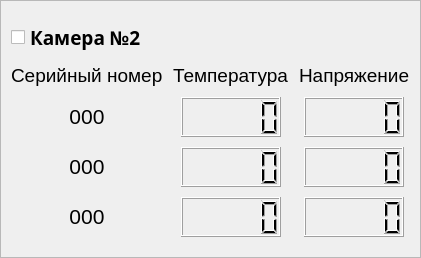
               <widget class="QFrame" name="por1_cam2_frame">
                <property name="styleSheet">
                 <string notr="true"/>
                </property>
                <property name="frameShape">
                 <enum>QFrame::StyledPanel</enum>
                </property>
                <property name="frameShadow">
                 <enum>QFrame::Plain</enum>
                </property>
                <layout class="QGridLayout" name="gridLayout_4">
                 <property name="leftMargin">
                  <number>10</number>
                 </property>
                 <property name="topMargin">
                  <number>20</number>
                 </property>
                 <property name="rightMargin">
                  <number>10</number>
                 </property>
                 <property name="bottomMargin">
                  <number>20</number>
                 </property>
                 <property name="spacing">
                  <number>10</number>
                 </property>
                 <item row="6" column="0" alignment="Qt::AlignHCenter">
                  <widget class="QLabel" name="por1_cam2_sens3serial_label">
                   <property name="minimumSize">
                    <size>
                     <width>0</width>
                     <height>25</height>
                    </size>
                   </property>
                   <property name="font">
                    <font>
                     <family>Arial</family>
                     <pointsize>14</pointsize>
                    </font>
                   </property>
                   <property name="text">
                    <string>&lt;html&gt;&lt;head/&gt;&lt;body&gt;&lt;p align=&quot;center&quot;&gt;&lt;span style=&quot; font-size:16pt;&quot;&gt;000&lt;/span&gt;&lt;/p&gt;&lt;/body&gt;&lt;/html&gt;</string>
                   </property>
                  </widget>
                 </item>
                 <item row="3" column="0">
                  <widget class="QLabel" name="por1_cam2_sernum_label">
                   <property name="font">
                    <font>
                     <family>Arial</family>
                     <pointsize>14</pointsize>
                    </font>
                   </property>
                   <property name="text">
                    <string>Серийный номер</string>
                   </property>
                  </widget>
                 </item>
                 <item row="3" column="1" colspan="2">
                  <widget class="QLabel" name="por1_cam2_temp_label">
                   <property name="font">
                    <font>
                     <family>Arial</family>
                     <pointsize>14</pointsize>
                    </font>
                   </property>
                   <property name="text">
                    <string>Температура</string>
                   </property>
                  </widget>
                 </item>
                 <item row="4" column="0" alignment="Qt::AlignHCenter">
                  <widget class="QLabel" name="por1_cam2_sens1serial_label">
                   <property name="minimumSize">
                    <size>
                     <width>0</width>
                     <height>25</height>
                    </size>
                   </property>
                   <property name="font">
                    <font>
                     <family>Arial</family>
                     <pointsize>16</pointsize>
                    </font>
                   </property>
                   <property name="text">
                    <string>&lt;html&gt;&lt;head/&gt;&lt;body&gt;&lt;p align=&quot;center&quot;&gt;000&lt;/p&gt;&lt;/body&gt;&lt;/html&gt;</string>
                   </property>
                  </widget>
                 </item>
                 <item row="4" column="1" colspan="2" alignment="Qt::AlignHCenter">
                  <widget class="QLCDNumber" name="por1_cam2_sens1temp_lcdNum">
                   <property name="minimumSize">
                    <size>
                     <width>100</width>
                     <height>40</height>
                    </size>
                   </property>
                   <property name="maximumSize">
                    <size>
                     <width>100</width>
                     <height>40</height>
                    </size>
                   </property>
                   <property name="font">
                    <font>
                     <pointsize>10</pointsize>
                    </font>
                   </property>
                   <property name="styleSheet">
                    <string notr="true"/>
                   </property>
                   <property name="digitCount">
                    <number>5</number>
                   </property>
                   <property name="value" stdset="0">
                    <double>0.000000000000000</double>
                   </property>
                   <property name="intValue" stdset="0">
                    <number>0</number>
                   </property>
                  </widget>
                 </item>
                 <item row="5" column="0" alignment="Qt::AlignHCenter">
                  <widget class="QLabel" name="por1_cam2_sens2serial_label">
                   <property name="minimumSize">
                    <size>
                     <width>0</width>
                     <height>25</height>
                    </size>
                   </property>
                   <property name="font">
                    <font>
                     <family>Arial</family>
                     <pointsize>14</pointsize>
                    </font>
                   </property>
                   <property name="text">
                    <string>&lt;html&gt;&lt;head/&gt;&lt;body&gt;&lt;p align=&quot;center&quot;&gt;&lt;span style=&quot; font-size:16pt;&quot;&gt;000&lt;/span&gt;&lt;/p&gt;&lt;/body&gt;&lt;/html&gt;</string>
                   </property>
                  </widget>
                 </item>
                 <item row="4" column="3" alignment="Qt::AlignHCenter">
                  <widget class="QLCDNumber" name="por1_cam2_sens1bat_lcdNum">
                   <property name="minimumSize">
                    <size>
                     <width>100</width>
                     <height>40</height>
                    </size>
                   </property>
                   <property name="maximumSize">
                    <size>
                     <width>100</width>
                     <height>40</height>
                    </size>
                   </property>
                   <property name="font">
                    <font>
                     <pointsize>10</pointsize>
                    </font>
                   </property>
                   <property name="styleSheet">
                    <string notr="true"/>
                   </property>
                   <property name="digitCount">
                    <number>5</number>
                   </property>
                   <property name="value" stdset="0">
                    <double>0.000000000000000</double>
                   </property>
                   <property name="intValue" stdset="0">
                    <number>0</number>
                   </property>
                  </widget>
                 </item>
                 <item row="5" column="3" alignment="Qt::AlignHCenter">
                  <widget class="QLCDNumber" name="por1_cam2_sens2bat_lcdNum">
                   <property name="minimumSize">
                    <size>
                     <width>100</width>
                     <height>40</height>
                    </size>
                   </property>
                   <property name="maximumSize">
                    <size>
                     <width>100</width>
                     <height>40</height>
                    </size>
                   </property>
                   <property name="font">
                    <font>
                     <pointsize>10</pointsize>
                    </font>
                   </property>
                   <property name="styleSheet">
                    <string notr="true"/>
                   </property>
                   <property name="digitCount">
                    <number>5</number>
                   </property>
                   <property name="value" stdset="0">
                    <double>0.000000000000000</double>
                   </property>
                   <property name="intValue" stdset="0">
                    <number>0</number>
                   </property>
                  </widget>
                 </item>
                 <item row="2" column="0">
                  <widget class="QCheckBox" name="por1_cam2_checkBox">
                   <property name="maximumSize">
                    <size>
                     <width>150</width>
                     <height>16777215</height>
                    </size>
                   </property>
                   <property name="font">
                    <font>
                     <family>Arial Black</family>
                     <pointsize>14</pointsize>
                     <weight>75</weight>
                     <bold>true</bold>
                    </font>
                   </property>
                   <property name="text">
                    <string>Камера №2</string>
                   </property>
                  </widget>
                 </item>
                 <item row="5" column="1" colspan="2" alignment="Qt::AlignHCenter">
                  <widget class="QLCDNumber" name="por1_cam2_sens2temp_lcdNum">
                   <property name="minimumSize">
                    <size>
                     <width>100</width>
                     <height>40</height>
                    </size>
                   </property>
                   <property name="maximumSize">
                    <size>
                     <width>100</width>
                     <height>40</height>
                    </size>
                   </property>
                   <property name="font">
                    <font>
                     <pointsize>10</pointsize>
                    </font>
                   </property>
                   <property name="styleSheet">
                    <string notr="true"/>
                   </property>
                   <property name="digitCount">
                    <number>5</number>
                   </property>
                   <property name="value" stdset="0">
                    <double>0.000000000000000</double>
                   </property>
                   <property name="intValue" stdset="0">
                    <number>0</number>
                   </property>
                  </widget>
                 </item>
                 <item row="3" column="3">
                  <widget class="QLabel" name="por1_cam2_bat_label">
                   <property name="font">
                    <font>
                     <family>Arial</family>
                     <pointsize>14</pointsize>
                    </font>
                   </property>
                   <property name="text">
                    <string>Напряжение</string>
                   </property>
                  </widget>
                 </item>
                 <item row="6" column="1" colspan="2" alignment="Qt::AlignHCenter">
                  <widget class="QLCDNumber" name="por1_cam2_sens3temp_lcdNum">
                   <property name="minimumSize">
                    <size>
                     <width>100</width>
                     <height>40</height>
                    </size>
                   </property>
                   <property name="maximumSize">
                    <size>
                     <width>100</width>
                     <height>40</height>
                    </size>
                   </property>
                   <property name="font">
                    <font>
                     <pointsize>10</pointsize>
                    </font>
                   </property>
                   <property name="styleSheet">
                    <string notr="true"/>
                   </property>
                   <property name="digitCount">
                    <number>5</number>
                   </property>
                   <property name="value" stdset="0">
                    <double>0.000000000000000</double>
                   </property>
                   <property name="intValue" stdset="0">
                    <number>0</number>
                   </property>
                  </widget>
                 </item>
                 <item row="6" column="3" alignment="Qt::AlignHCenter">
                  <widget class="QLCDNumber" name="por1_cam2_sens3bat_lcdNum">
                   <property name="minimumSize">
                    <size>
                     <width>100</width>
                     <height>40</height>
                    </size>
                   </property>
                   <property name="maximumSize">
                    <size>
                     <width>100</width>
                     <height>40</height>
                    </size>
                   </property>
                   <property name="font">
                    <font>
                     <pointsize>10</pointsize>
                    </font>
                   </property>
                   <property name="styleSheet">
                    <string notr="true"/>
                   </property>
                   <property name="digitCount">
                    <number>5</number>
                   </property>
                   <property name="value" stdset="0">
                    <double>0.000000000000000</double>
                   </property>
                   <property name="intValue" stdset="0">
                    <number>0</number>
                   </property>
                  </widget>
                 </item>
                </layout>
               </widget>
